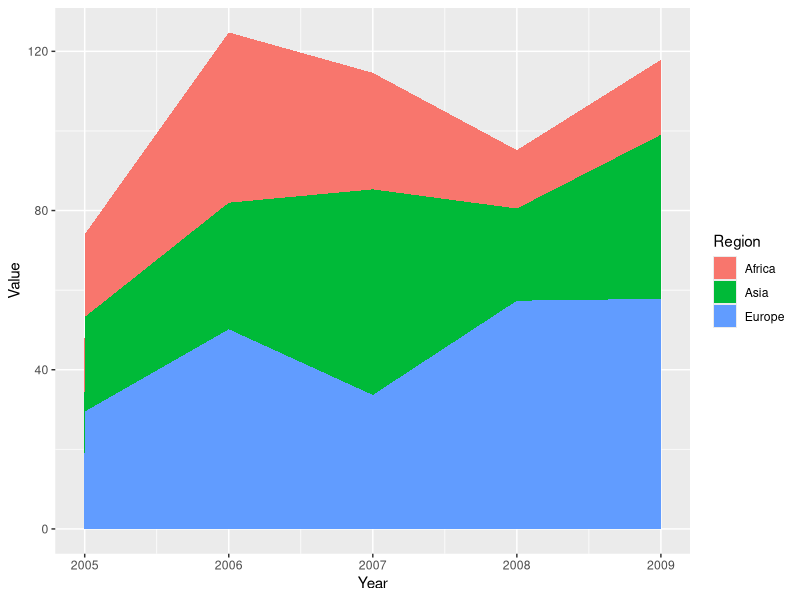

The R source for this figure:
# ggplot2 library
library(ggplot2)
 
# DATA
set.seed(345)
Region <- rep(c("Africa","Asia","Europe"),times=5)
Year <- as.numeric(rep(c("2005","2006","2007","2008","2009"),each=3))
Value <- runif(15, 10, 60)
data <- data.frame(Region ,Year,Value)
ggplot(data, aes(x=Year, y=Value, fill=Region ))+
 geom_area()